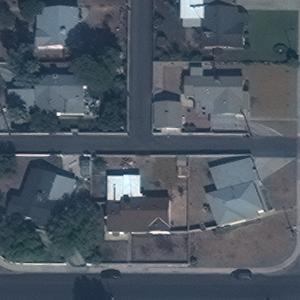
#> input picture Homework_1/data/img1.jpg, 300 x 300 px; its folder holds only this picture in this run
$ jupyter execute --allow-errors Homework.ipynb
#> lines starting #> are read from the running program, lines starting #| are printed output that depends on the picture
# HOMEWORK 1

After the installation of Anaconda, jupyter notebook and the required virtual environment, you will have to test that everything has been set up correctly. For that purpose, you will have to execute the following code and run it without errors.

The code loads an image and creates a picture collage consisting of 4 pictures. Each of the four pictures is a version of the original image with the colour channels swapped.

You will have to also finish some part of the code :-)

[cell 1]
import cv2
import numpy as np
from matplotlib import pyplot as plt
import os
import random
plt.rcParams['figure.figsize'] = [15, 10]
IMG_DIR_PATH = 'data/'
img_arr = os.listdir(IMG_DIR_PATH)
#> (the rest of this cell did not finish here and is left out)

[cell 2]
# Load an image (you can freely chose any image you like)
img = cv2.imread('%s%s' % (IMG_DIR_PATH,random.choice(img_arr)))
#> img is the input picture: shape (300, 300, 3); mean B, G, R 98.5, 88, 78
# Convert it to RGB
img = cv2.cvtColor(img, cv2.COLOR_BGR2RGB)
# Plot it
plt.imshow(img)

Let's make a collage.

[cell 3]
# Split the image into the three colour channels
red, green, blue = cv2.split(img)
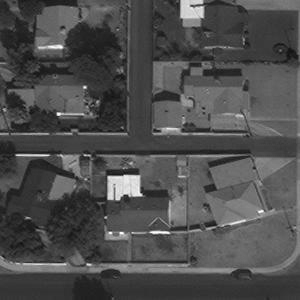
#> red: shape (300, 300); min 12, max 255, mean 78
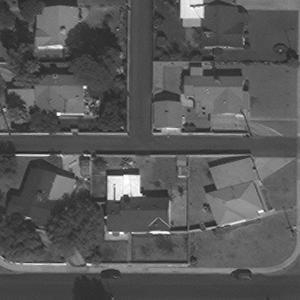
#> green: shape (300, 300); min 25, max 255, mean 88

# Compose the image in the RGB colour space
img1 = cv2.merge([red, green, blue])

# Compose the image in the RBG colour space
img2 = cv2.merge([red, blue, green])
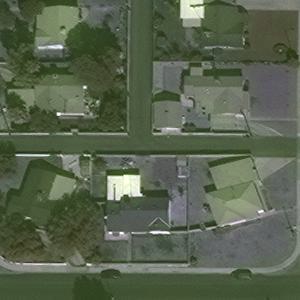
#> img2: shape (300, 300, 3); mean of channels 0, 1, 2 78, 98.5, 88; drawn as B, G, R

# Compose the image in the GRB colour space
img3 = cv2.merge([green, red, blue])
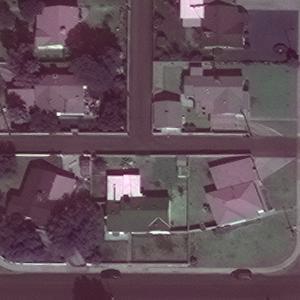
#> img3: shape (300, 300, 3); mean of channels 0, 1, 2 88, 78, 98.5; drawn as B, G, R

# Compose the image in the BGR colour space
img4 =cv2.merge([blue, green, red])

# Create the collage
out1 = np.hstack([img1, img2])
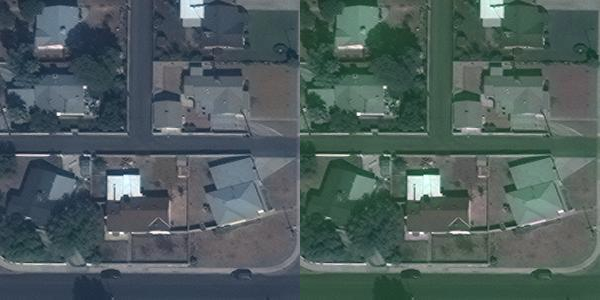
#> out1: shape (300, 600, 3); mean R, G, B 78, 93.3, 93.3
out2 = np.hstack([img3, img4])
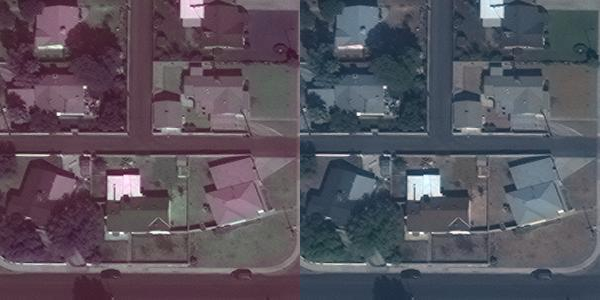
#> out2: shape (300, 600, 3); mean of channels 0, 1, 2 93.3, 83, 88.3; drawn as B, G, R
out = np.vstack([out1, out2])
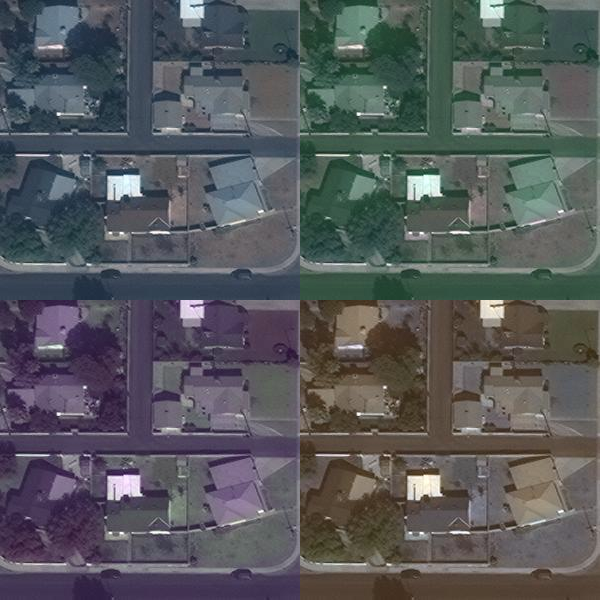
#> out: shape (600, 600, 3); mean R, G, B 85.6, 88.1, 90.8

# Plot the collage
plt.imshow(out)
plt.axis(False)

$ run again, on Homework_1/data/img3.jpg
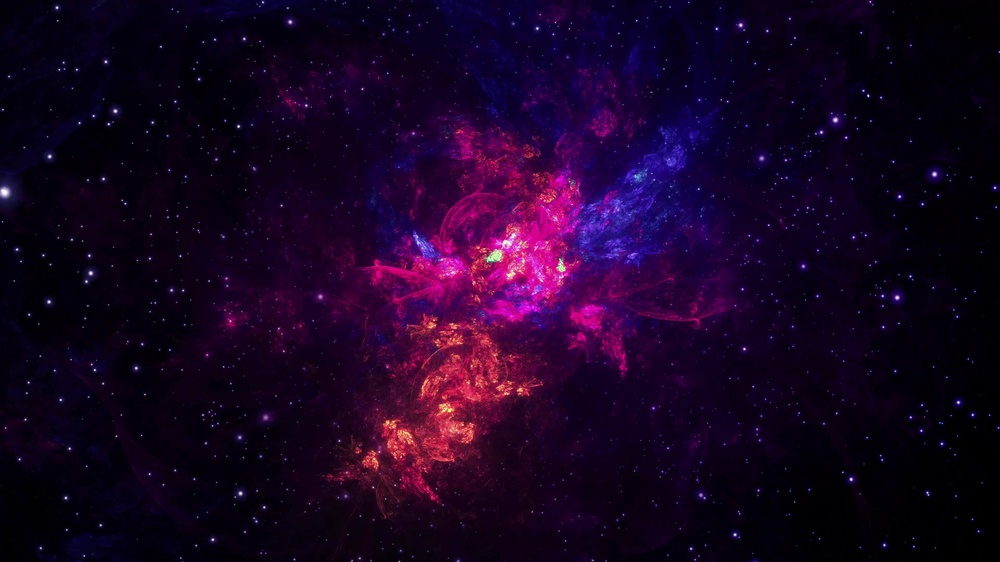
#> input picture Homework_1/data/img3.jpg, 1000 x 562 px, shrunk from 3840 x 2160 before the run
#> img is the input picture: shape (562, 1000, 3); mean B, G, R 34.7, 3.4, 25.4
#> `out2 = np.hstack([img3, img4])`:
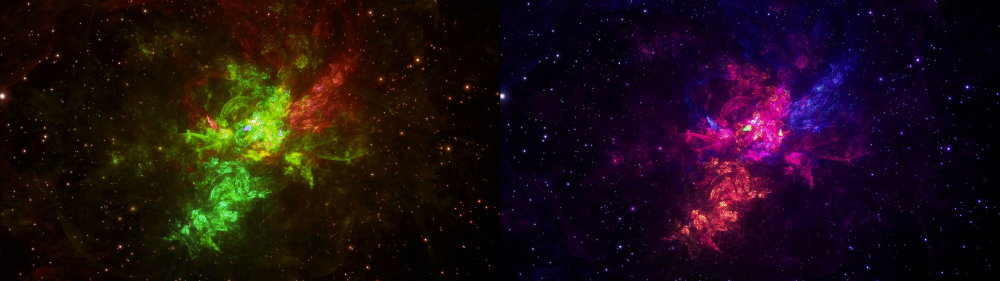
#> out2: shape (562, 2000, 3) (shown at 1/2 size); mean of channels 0, 1, 2 19, 14.4, 30; drawn as B, G, R
#> `out = np.vstack([out1, out2])`:
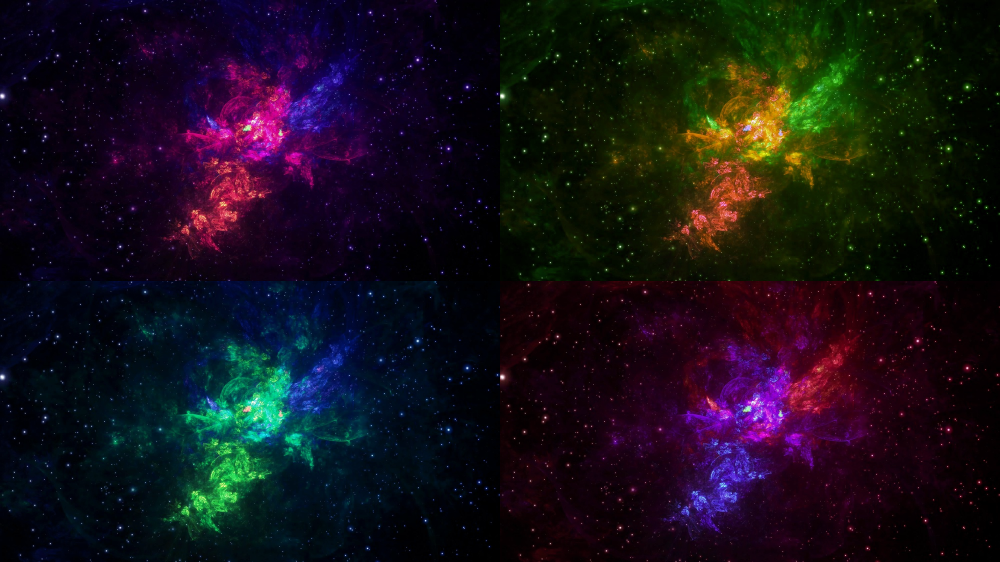
#> out: shape (1124, 2000, 3) (shown at 1/2 size); mean R, G, B 22.2, 16.7, 24.5
